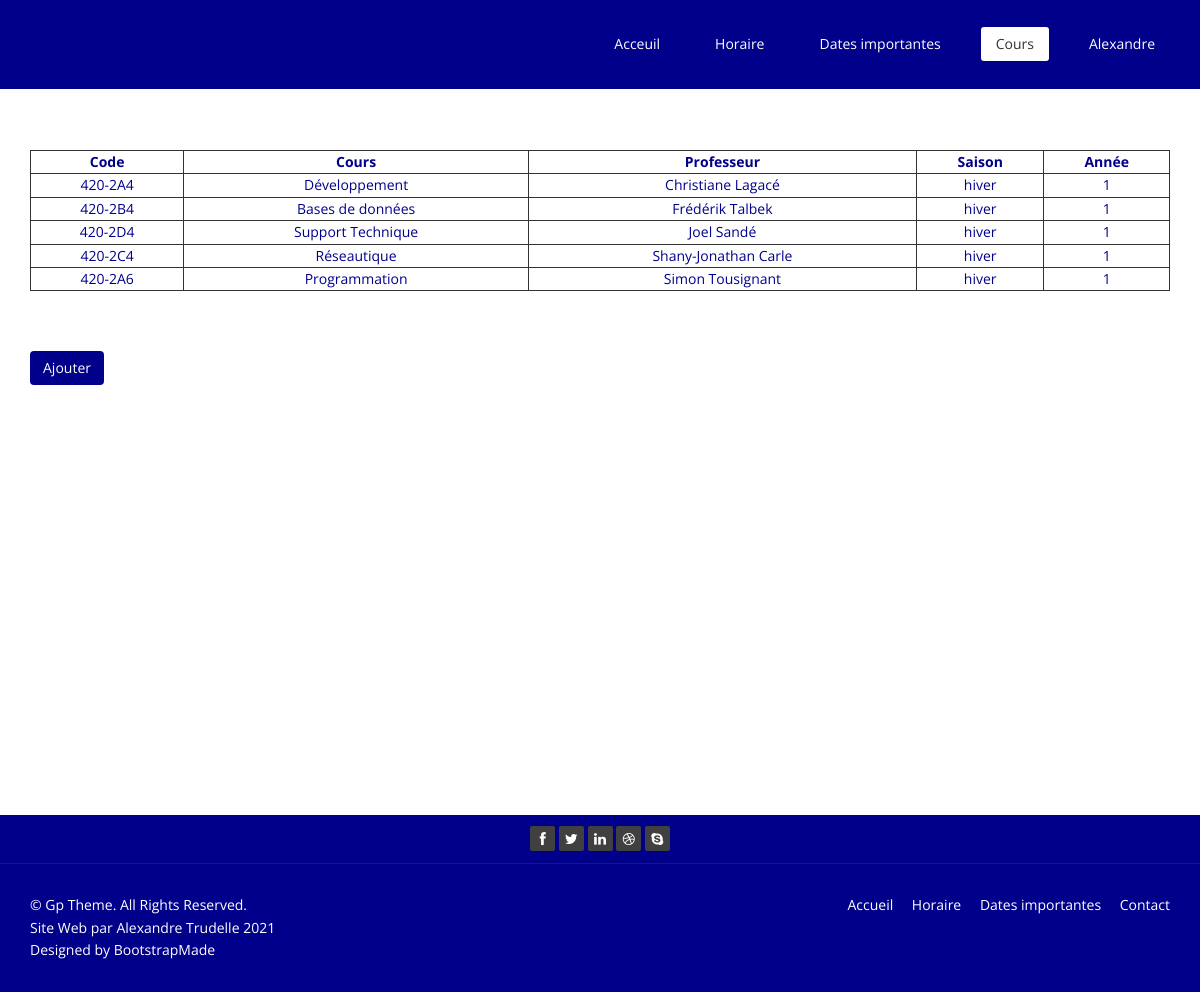
Screenshot of /cours.php (signed in) with the database file from the repository.
### tables this page shows
CREATE TABLE `cours` (
  `id` int(11) NOT NULL,
  `code` varchar(10) NOT NULL,
  `titre` varchar(255) NOT NULL,
  `saison_id` int(11) NOT NULL,
  `annee` int(11) NOT NULL,
  `professeur` varchar(255) NOT NULL
);

CREATE TABLE `saisons` (
  `id` int(11) NOT NULL,
  `nom` varchar(7) NOT NULL,
  `abreviation` varchar(1) NOT NULL,
  `ordre` int(11) NOT NULL
);

### cours.php (the view, shortened to what this page needs)
<?php
require 'include/configuration.inc';
require 'include/entete.inc';
?>
<link href="css/bootstrap.min.css" rel="stylesheet">
<link rel="stylesheet" href="css/font-awesome.min.css">
<link href="css/animate.min.css" rel="stylesheet">
<link href="css/prettyPhoto.css" rel="stylesheet">
<link href="css/style.css" rel="stylesheet">
<link href="css/responsive.css" rel="stylesheet">
<link href="css/messtyles.css" rel="stylesheet">
<?php
    echo"<div class=\"container text-center padding\">
    <div class=\"row\">
        <div class=\"col-lg-12\">";
            ?>
    <?php
       echo "</div>";
       echo "</div>";
    ?>
    <?php
    $requete = "SELECT code, titre, professeur, nom, annee FROM cours
                INNER  JOIN saisons ON cours.saison_id = saisons.id
                ORDER BY saisons.ordre";
    $resultat = $mysqli->query($requete);
    if ($resultat) {
        if ($mysqli->affected_rows > 0) {
            echo"<table>
              <tr>
                 <td><b>Code</b></td><td><b>Cours</b></td><td><b>Professeur</b></td><td><b>Saison</b></td><td><b>Année</b></td>
              </tr>";
            while ($enreg = $resultat->fetch_row()) {
                echo"<tr>";
                echo " <td> $enreg[0]</td><td> $enreg[1]</td><td> $enreg[2]</td><td> $enreg[3]</td><td>$enreg[4]</td>";
                echo"</tr>";
            }
            echo "</table>";
        }
        else {
            echo "<p class='messageavertissement'> Aucun cours de disponnible.</p>";
        }
    }
    else {
        echo "<p class='messageerreur'>Nous sommes désolés, vos cours ne peuvent etre affichées.</p>";
    }
    ?>
    <?php
    if ( isset( $_SESSION['code_usager'] ) ) {
        echo " <div class=\"row text-left padding\">
        <div class=\"col-sm-12 \">
        <a href=\"ajouter-cours.php\" class=\"btn darkbluecolor \" role=\"button\">Ajouter</a>
        </div>
      </div>
    </div>";
    }
?>
  <?php
  require 'include/pied-page.inc';
  ?>

### css/style.css (style rules this page uses)
body { background: #ffffff; font-family:'Open Sans', Arial, sans-serif; color:#333; line-height:1.6em; }
a { color: #E8CE0E; -webkit-transition: color 300ms, background-color 300ms; -moz-transition: color 300ms, background-color 300ms; -o-transition: color 300ms, background-color 300ms; transition: color 300ms, background-color 300ms; }

### css/messtyles.css (style rules this page uses)
html, body { height: 100%; }
.darkbluecolor { background-color: darkblue; color: white; }
table, td { border: 1px solid #333; text-align: center; size: 25px; color: darkblue; }
table { width: 100%; border: 10px; border-spacing: 10px; color: darkblue; }
.padding { padding-top: 60px; }
a { color: white; }

### rows the page displays
cours: code "420-2A4", titre "Développement", professeur "Christiane Lagacé", saison.nom "hiver", annee "1"
cours: code "420-2B4", titre "Bases de données", professeur "Frédérik Talbek", saison.nom "hiver", annee "1"
cours: code "420-2D4", titre "Support Technique", professeur "Joel Sandé", saison.nom "hiver", annee "1"
cours: code "420-2C4", titre "Réseautique", professeur "Shany-Jonathan Carle", saison.nom "hiver", annee "1"
cours: code "420-2A6", titre "Programmation", professeur "Simon Tousignant", saison.nom "hiver", annee "1"

### other values shown
$prenom "Alexandre"
